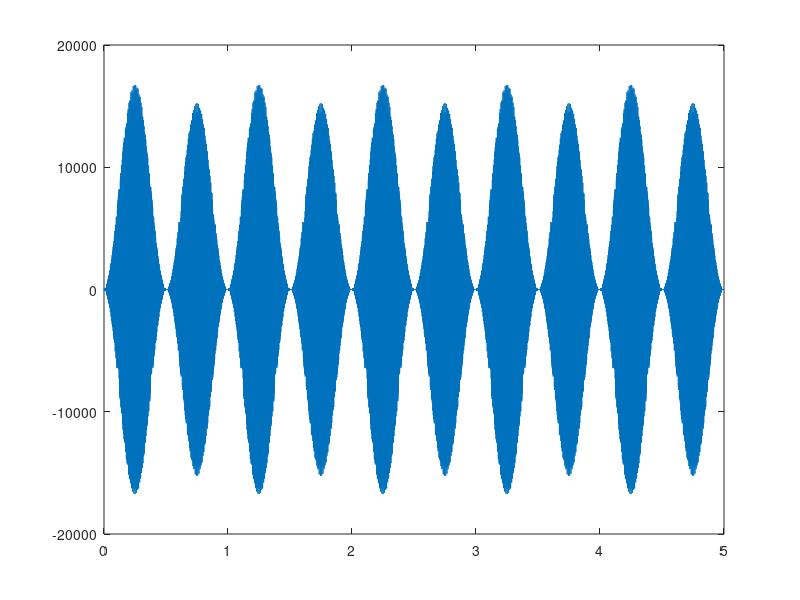

Here is the MATLAB script that generated this plot:
clc; clear; close all;

fs = 8000; Nx = 5*fs; dt = 1/fs; t = dt*(0:Nx-1); A = 1; f0=1000; f = 1;
kA = 40; kF = 300; mA= sin(2*pi*f*t);

% signal moduleted - AM and FM
%x=A*(1+kA*mA).*sin(2*pi*(f0*t+kF*cumsum(mF)*dt));


x1=A*(1+kA*mA).*sin(2*pi*f0*t);
x2=A*sin(2*pi*(f0*t+kF*cumsum(mA)*dt));

x= (1+10*x1).*x1.*x2;

plot(t,x);

sound(x,fs);